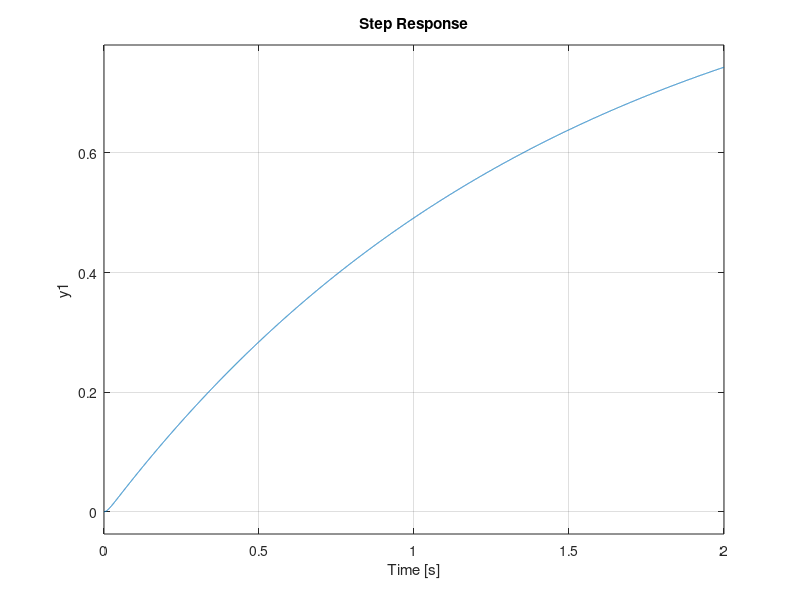

MATLAB code for this plot:
clear variables; clc;
num = [0 0.7707];
dnum = [6.37e-6 0.0119 1.136 0];
G_elev = tf(num, dnum);
% pole_elev = pole(G_elev);
Gcl_elev = feedback(G_elev, 1, -1);
% pole_cl_elev = pole(Gcl_elev);
step(Gcl_elev); grid on;